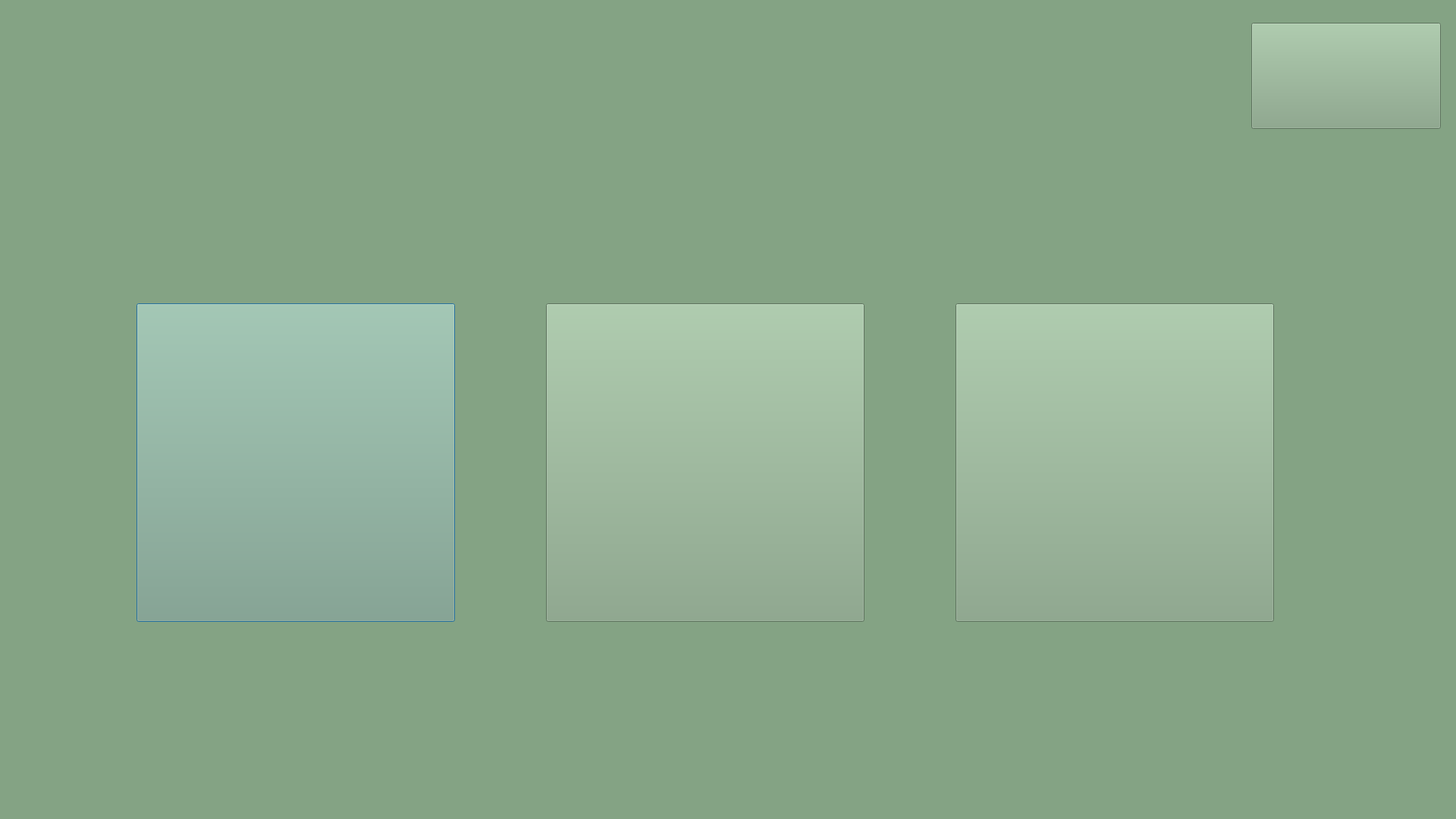
<?xml version="1.0" encoding="UTF-8"?>
<ui version="4.0">
 <class>UI_mode4_choice</class>
 <widget class="QDialog" name="UI_mode4_choice">
  <property name="geometry">
   <rect>
    <x>0</x>
    <y>0</y>
    <width>1920</width>
    <height>1080</height>
   </rect>
  </property>
  <property name="windowTitle">
   <string>Dialog</string>
  </property>
  <property name="styleSheet">
   <string notr="true">background-color: rgb(132, 163, 132);
</string>
  </property>
  <widget class="QPushButton" name="clear_high_button">
   <property name="geometry">
    <rect>
     <x>180</x>
     <y>400</y>
     <width>420</width>
     <height>420</height>
    </rect>
   </property>
   <property name="styleSheet">
    <string notr="true">border-image: url(:/assets/high_clear.png);</string>
   </property>
   <property name="text">
    <string/>
   </property>
  </widget>
  <widget class="QPushButton" name="smash_button">
   <property name="geometry">
    <rect>
     <x>720</x>
     <y>400</y>
     <width>420</width>
     <height>420</height>
    </rect>
   </property>
   <property name="styleSheet">
    <string notr="true">border-image: url(:/assets/drop.png);</string>
   </property>
   <property name="text">
    <string/>
   </property>
  </widget>
  <widget class="QPushButton" name="backButton">
   <property name="geometry">
    <rect>
     <x>1650</x>
     <y>30</y>
     <width>250</width>
     <height>140</height>
    </rect>
   </property>
   <property name="styleSheet">
    <string notr="true">border-image: url(:/assets/back_button.png);</string>
   </property>
   <property name="text">
    <string/>
   </property>
  </widget>
  <widget class="QPushButton" name="smash_button_2">
   <property name="geometry">
    <rect>
     <x>1260</x>
     <y>400</y>
     <width>420</width>
     <height>420</height>
    </rect>
   </property>
   <property name="styleSheet">
    <string notr="true">border-image: url(:/assets/smash.png);</string>
   </property>
   <property name="text">
    <string/>
   </property>
  </widget>
 </widget>
 <resources>
  <include location="picture.qrc"/>
 </resources>
 <connections/>
</ui>
